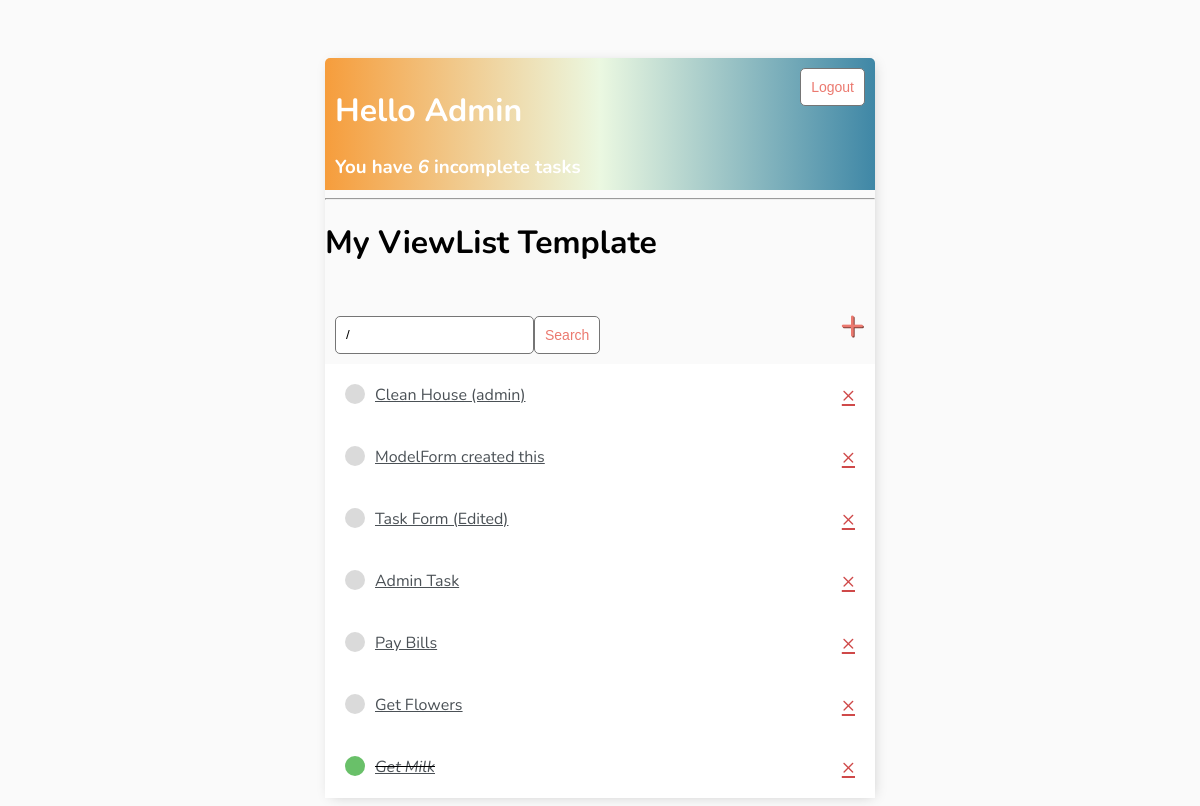
The app's page / (signed in), older data.
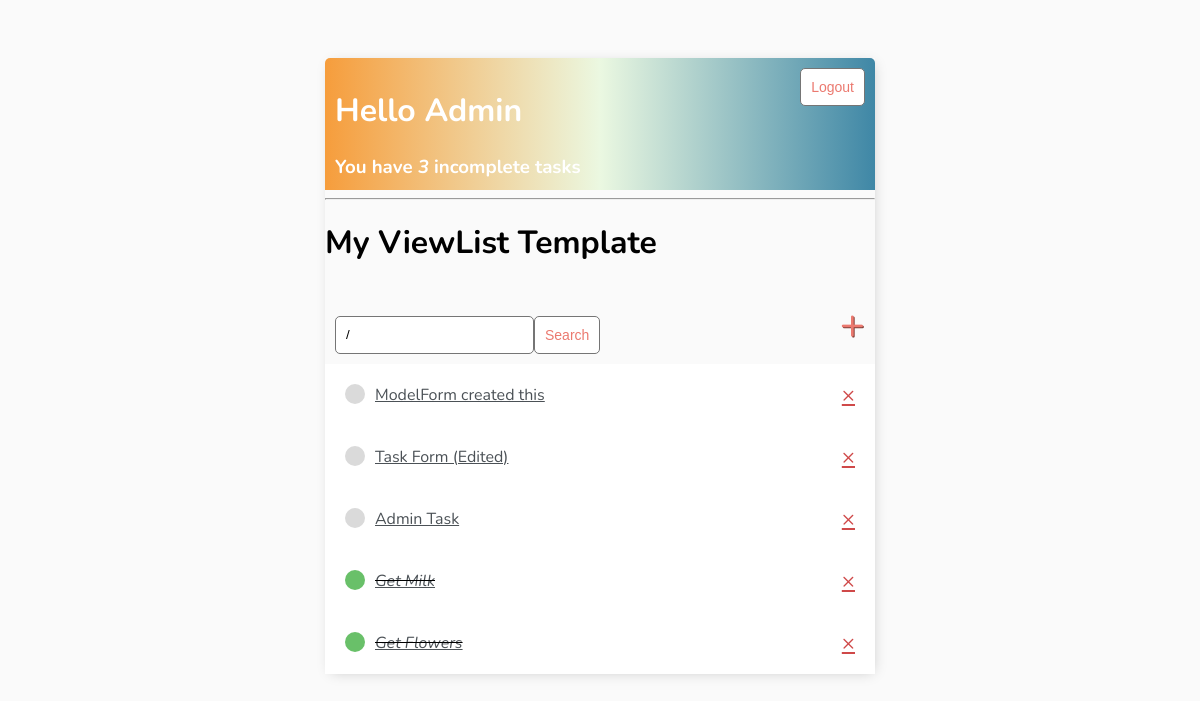
The same page, newer data.
### base/models.py (models this page shows)
class Task(models.Model):
    user = models.ForeignKey(User, on_delete=models.CASCADE, null=True, blank=True)
    title = models.CharField(max_length=200)
    description = models.TextField(null=True, blank=True)
    complete = models.BooleanField(default=False)
    created = models.DateTimeField(auto_now_add=True)
    def __str__(self):
        return self.title
    '''
    This is how we can order a queryset - whenever we are returning multiple items order it by this
    value here
    '''
    class Meta:
        ordering = ['complete']

### base/views.py (the view)
# urls.py: path('', views.TaskList.as_view(), name='tasks'),
class TaskList(LoginRequiredMixin, ListView):
    model = Task
    context_object_name = 'tasks'   # Instead of the default 'object_list' - this is the queryset of the tasks (python representation of the model)
    '''
    Also - we need to make sure that each user sees his own tasks and that one user can't log-in on his
    username and password, but see other user's tasks.
    '''
    def get_context_data(self, **kwargs):
        context = super().get_context_data(**kwargs)
        context['tasks'] = context['tasks'].filter(user=self.request.user)
        context['count'] = context['tasks'].filter(complete=False).count()
        search_input = self.request.GET.get('search-area') or ""
        if search_input:
            context['tasks'] = context['tasks'].filter(title__startswith=search_input) # Can use icontains instead the startwith
        context['search_input'] = search_input
        return context

### base/templates/base/task_list.html (shortened to what this page needs)
{% extends "base/main.html" %}
{% block content %}
<div class='header-bar'>
    <div>
        <h1> Hello {{request.user|title}} </h1>
        <h3 style="margin:0"> You have <i> {{count}} </i> incomplete task{{count|pluralize}}</h3>
    </div>
    {% if request.user.is_authenticated %}
    <form method="post" action="{% url 'logout' %}">
        <button class="button" type="submit">Logout</button>
    </form>
    {% else %}
        <a href="{% url 'login' %}"> Login </a>
    {% endif %}
</div>
<hr>
<h1> My ViewList Template {{color}} </h1>
<div id="search-add-wrapper">
    <form method='GET' style="margin-top: 20px; display: flex;">
        <input type="text" name="search-area" value={{search_input}}/>
        <input class="button" type="submit" value="Search"/>
    </form>
    <a id="add-link" href="{% url 'task-create' %}"> &#x2b; </a>
</div>
<div class="task-items-wrapper">
    {% for task in tasks %}
    <div class="task-wrapper">
        {% if task.complete %}
        <div class="task-title">
            <div class="task-complete-icon"></div>
            <i><s><a href="{% url 'task-update' task.id %}">{{task}}</a></s></i>
        </div>
        <a class="delete-link" href="{% url 'task-delete' task.id %}"> &#215; </a>
        {% else %}
        <div class="task-title">
            <div class="task-incomplete-icon"></div>
            <a href="{% url 'task-update' task.id %}">{{task}}</a>
        </div>
        <a class="delete-link" href="{% url 'task-delete' task.id %}"> &#215; </a>
        {% endif%}
    </div>
    {% empty %}
    <h3> No items in list </h3>
    {% endfor %}
</div>
{% endblock content %}

### base/templates/base/main.html (shortened to what this page needs)
<!DOCTYPE html>
<html lang="en">
    <head>
    </head>
    <body>
        <div class="container">
            {% block content %}
            {% endblock content %}
        </div>
    </body>
</html>

Row changes from the older to the newer data that the page shows:
removed Task: title "Clean House (admin)"
removed Task: title "Pay Bills"
shown differently, row unchanged: Task "Get Milk": moves up the list
changed Task "Get Flowers": complete False → True (drawn)
Text that changed along with them:
{{ count }}: "6" → "3"
